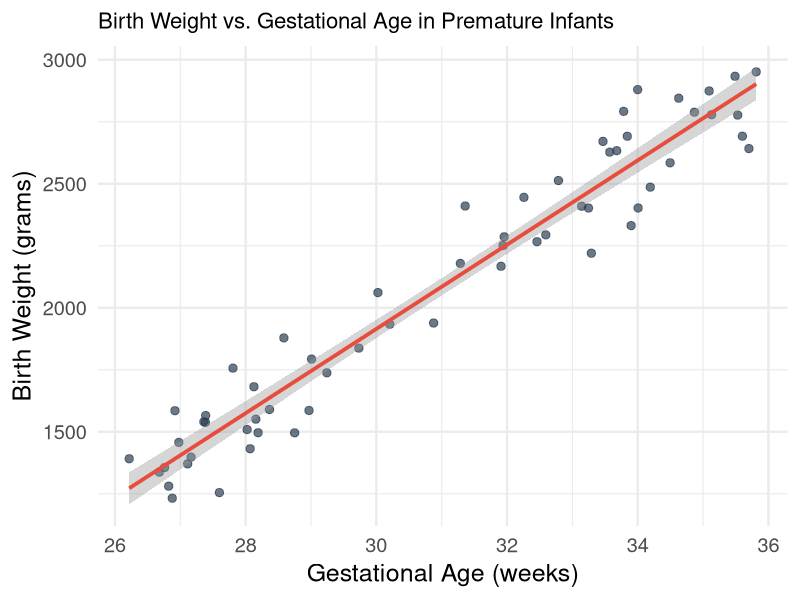
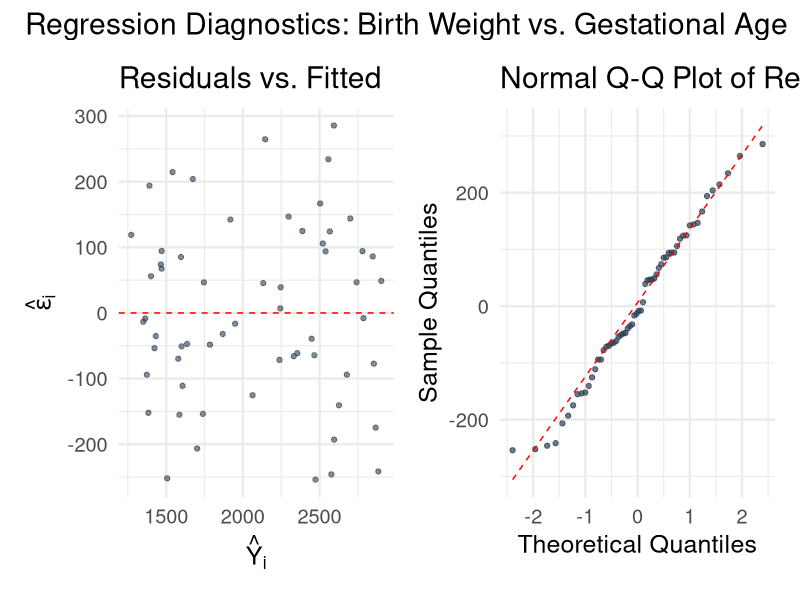
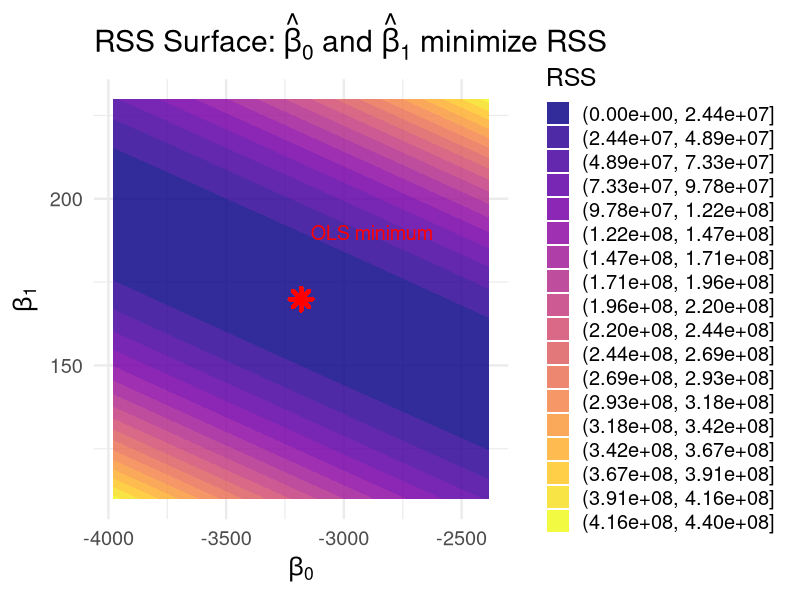
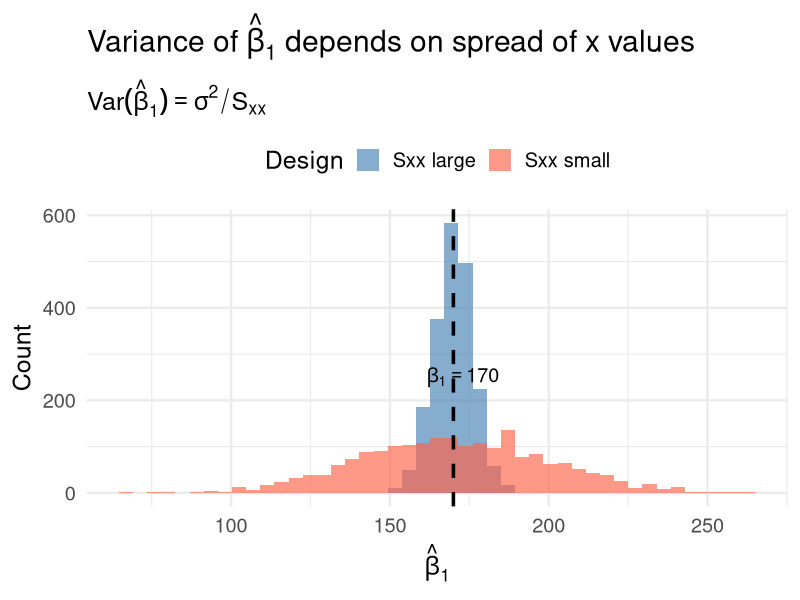
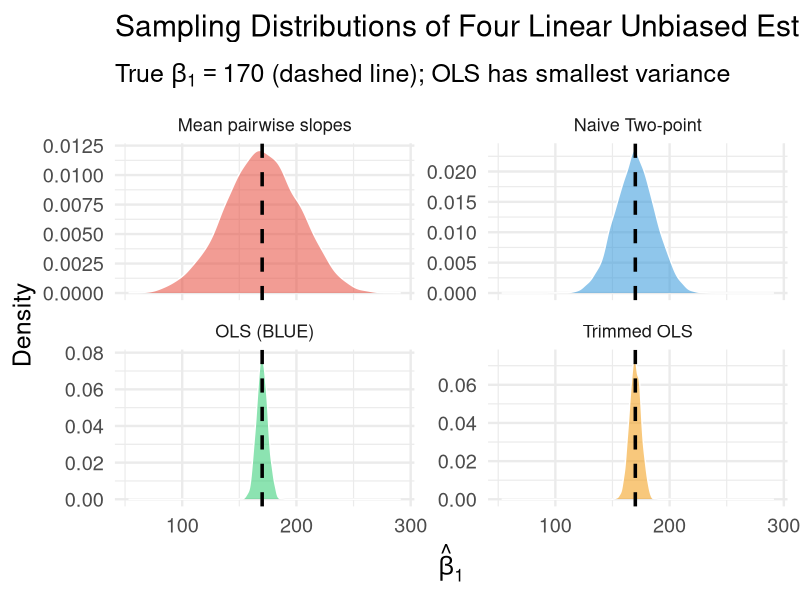
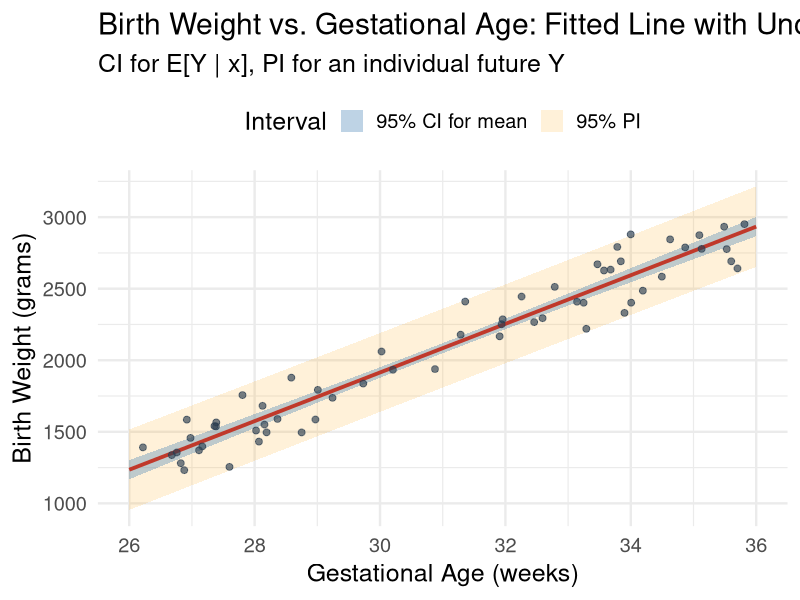
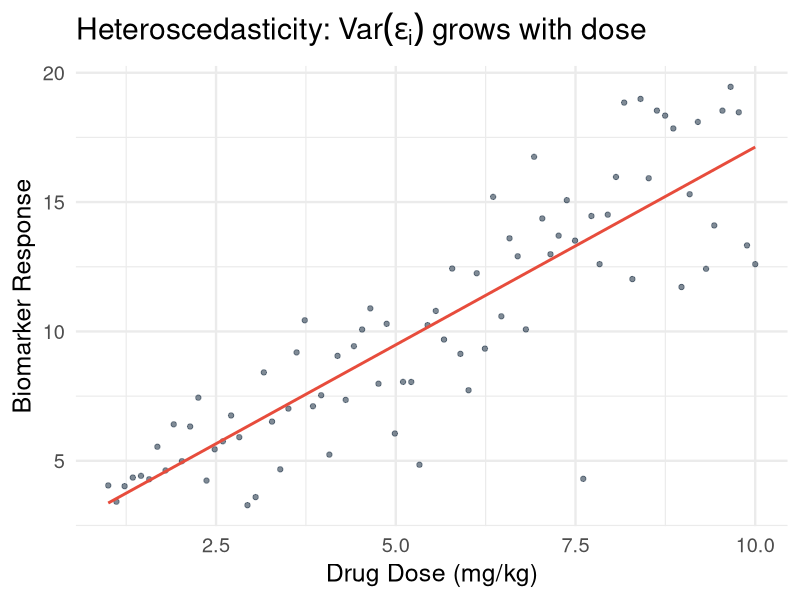
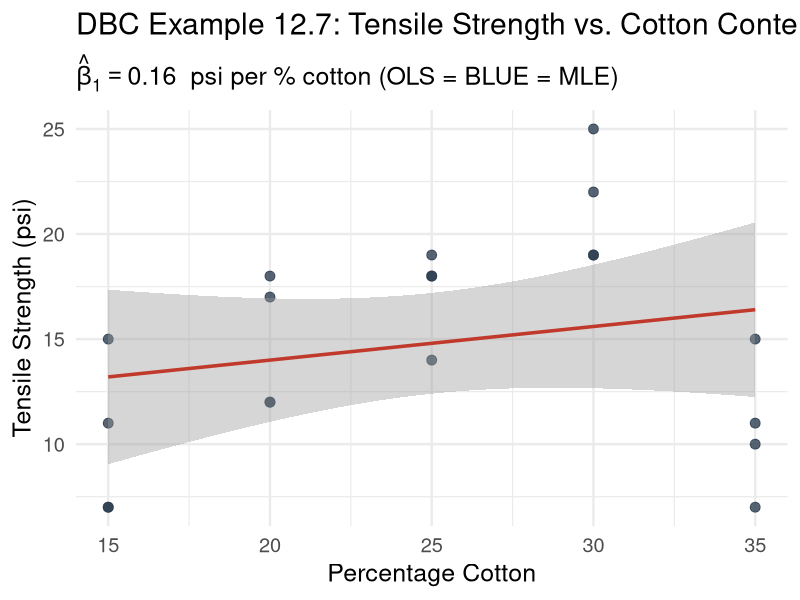

Source code (R) for these figures, in order:
## ---- chunk 1
#| label: setup
#| include: false
library(tidyverse)
library(broom)
library(patchwork)
set.seed(551)
theme_set(theme_minimal(base_size = 18))
## ---- chunk 2
#| code-fold: true
#| fig-height: 4.8
set.seed(551)
n <- 60
gest_age   <- runif(n, min = 26, max = 36)
birth_wt   <- -3200 + 170 * gest_age + rnorm(n, 0, 120)

preterm <- tibble(gestational_age = gest_age, birth_weight = birth_wt)

ggplot(preterm, aes(x = gestational_age, y = birth_weight)) +
  geom_point(color = "#2c3e50", alpha = 0.7, size = 2.5) +
  geom_smooth(method = "lm", se = TRUE, color = "#e74c3c", linewidth = 1.3) +
  labs(
    title = "Birth Weight vs. Gestational Age in Premature Infants",
    x = "Gestational Age (weeks)",
    y = "Birth Weight (grams)"
  ) +
  theme(plot.title = element_text(size = 16))
## ---- chunk 3
#| code-fold: true
#| fig-height: 5.0
fit <- lm(birth_weight ~ gestational_age, data = preterm)
aug <- augment(fit)

p1 <- ggplot(aug, aes(x = .fitted, y = .resid)) +
  geom_point(alpha = 0.6, color = "#2c3e50") +
  geom_hline(yintercept = 0, linetype = "dashed", color = "red") +
  labs(
    title = "Residuals vs. Fitted",
    x = expression(hat(Y)[i]),
    y = expression(hat(epsilon)[i])
  )

p2 <- ggplot(aug, aes(sample = .resid)) +
  stat_qq(color = "#2c3e50", alpha = 0.7) +
  stat_qq_line(color = "red", linetype = "dashed") +
  labs(title = "Normal Q-Q Plot of Residuals",
       x = "Theoretical Quantiles", y = "Sample Quantiles")

p1 + p2 +
  plot_annotation(title = "Regression Diagnostics: Birth Weight vs. Gestational Age")
## ---- chunk 4
# Manual computation of OLS estimators
x <- preterm$gestational_age
Y <- preterm$birth_weight

x_bar <- mean(x)
Y_bar <- mean(Y)

Sxx <- sum((x - x_bar)^2)
Sxy <- sum((x - x_bar) * (Y - Y_bar))

beta1_hat <- Sxy / Sxx
beta0_hat <- Y_bar - beta1_hat * x_bar

cat("Manual OLS:\n")
cat("  beta0_hat =", round(beta0_hat, 2), "\n")
cat("  beta1_hat =", round(beta1_hat, 2), "\n\n")

# Confirm with lm()
fit <- lm(birth_weight ~ gestational_age, data = preterm)
tidy(fit) |> select(term, estimate) |> print()
## ---- chunk 5
#| code-fold: true
#| fig-height: 5
# Create a grid of (beta0, beta1) values and compute RSS at each
b0_seq <- seq(beta0_hat - 800, beta0_hat + 800, length.out = 60)
b1_seq <- seq(beta1_hat - 60,  beta1_hat + 60,  length.out = 60)

rss_grid <- expand_grid(b0 = b0_seq, b1 = b1_seq) |>
  mutate(
    rss = map2_dbl(b0, b1, \(b0, b1) sum((Y - b0 - b1 * x)^2))
  )

ggplot(rss_grid, aes(x = b0, y = b1, z = rss)) +
  geom_contour_filled(bins = 18, alpha = 0.85) +
  geom_point(
    aes(x = beta0_hat, y = beta1_hat),
    inherit.aes = FALSE,
    color = "red", size = 4, shape = 8, stroke = 2
  ) +
  labs(
    title = expression("RSS Surface: " * hat(beta)[0] * " and " * hat(beta)[1] * " minimize RSS"),
    x = expression(beta[0]),
    y = expression(beta[1]),
    fill = "RSS"
  ) +
  scale_fill_viridis_d(option = "plasma") +
  annotate("text", x = beta0_hat + 300, y = beta1_hat + 20,
           label = "OLS minimum", color = "red", size = 5)
## ---- chunk 6
#| code-fold: true
#| fig-height: 5.0
set.seed(42)
n_pts <- 30
sigma2 <- 100^2
beta0_true <- -3200; beta1_true <- 170

# Low spread in x
x_low  <- seq(30, 32, length.out = n_pts)
# High spread in x
x_high <- seq(26, 36, length.out = n_pts)

Sxx_low  <- sum((x_low  - mean(x_low))^2)
Sxx_high <- sum((x_high - mean(x_high))^2)

simulate_slope <- function(x_vals, n_sim = 2000) {
  replicate(n_sim, {
    Y <- beta0_true + beta1_true * x_vals + rnorm(length(x_vals), 0, sqrt(sigma2))
    coef(lm(Y ~ x_vals))[2]
  })
}

slopes_low  <- simulate_slope(x_low)
slopes_high <- simulate_slope(x_high)

tibble(
  slope = c(slopes_low, slopes_high),
  Design = rep(c("Sxx small", "Sxx large"),
               each = 2000)
) |>
  ggplot(aes(x = slope, fill = Design)) +
  geom_histogram(bins = 45, alpha = 0.65, position = "identity") +
  geom_vline(xintercept = beta1_true, color = "black", linetype = "dashed",
             linewidth = 1.2) +
  scale_fill_manual(values = c("Sxx small" = "tomato",
                               "Sxx large" = "steelblue")) +
  labs(
    title = expression("Variance of " * hat(beta)[1] * " depends on spread of x values"),
    subtitle = bquote(Var(hat(beta)[1]) == sigma^2 / S[xx]),
    x = expression(hat(beta)[1]),
    y = "Count",
    fill = "Design"
  ) +
  annotate("text", x = beta1_true + 3, y = 250, label = expression(beta[1] == 170),
           size = 5) +
  theme(legend.position = "top")
## ---- chunk 7
#| echo: false
#| fig-height: 6
library(DiagrammeR)
grViz("
digraph BLUE_MVUE {
  graph [rankdir = TB, bgcolor = transparent, splines = ortho]
  node [shape = box, style = filled, fontsize = 14, width = 3.5]

  All   [label = 'All Unbiased Estimators\\n(includes nonlinear functions of Y)', 
          fillcolor = '#F5B7B1']
  Lin   [label = 'Linear Unbiased Estimators\\n(tildeβ = Σ aᵢYᵢ, E[tildeβ] = β)', 
          fillcolor = '#FAD7A0']
  OLS   [label = 'OLS: Best Linear Unbiased (BLUE)\\nGauss-Markov: smallest Var among linear UEs', 
          fillcolor = '#ABEBC6']
  MVUE  [label = 'MVUE (under normality)\\nOLS = MLE = BLUE = MVUE', 
          fillcolor = '#AED6F1']

  All  -> Lin  [label = 'restrict to\\nlinear estimators']
  Lin  -> OLS  [label = 'Gauss-Markov\\nTheorem']
  OLS  -> MVUE [label = 'Add normality:\\nε ~ N(0,σ²)', style = dashed]
}
")
## ---- chunk 8
# Verify: compare theoretical variance to simulation variance
sigma <- 120
Sxx_val <- Sxx

cat("Theoretical Var(beta1_hat) =", round(sigma^2 / Sxx_val, 4), "\n")
cat("Simulated  Var(beta1_hat) =", round(var(slopes_high), 4), "\n")
## ---- chunk 9
#| code-fold: true
set.seed(551)
n_sim <- 5000
x_fixed <- sort(preterm$gestational_age)
n <- length(x_fixed)
beta0_true <- -3200; beta1_true <- 170; sigma <- 120

simulate_estimators <- function(x_vals, n_sim, beta0, beta1, sigma) {
  replicate(n_sim, {
    Y <- beta0 + beta1 * x_vals + rnorm(length(x_vals), 0, sigma)
    n  <- length(x_vals)
    
    # OLS slope
    ols <- coef(lm(Y ~ x_vals))[2]
    
    # Two-point slope: first and last observation
    two_pt <- (Y[n] - Y[1]) / (x_vals[n] - x_vals[1])
    
    # Trimmed OLS: drop middle third
    keep <- c(1:floor(n/3), ceiling(2*n/3):n)
    trimmed <- coef(lm(Y[keep] ~ x_vals[keep]))[2]
    
    # Mean of all pairwise slopes
    pairs_i <- rep(1:(n-1), times = (n-1):1)
    pairs_j <- unlist(lapply(2:n, \(j) j:n))
    pairwise_slopes <- (Y[pairs_j] - Y[pairs_i]) / (x_vals[pairs_j] - x_vals[pairs_i])
    pairwise_mean <- mean(pairwise_slopes)
    
    c(ols = as.numeric(ols), two_pt = two_pt, trimmed = as.numeric(trimmed), pairwise = pairwise_mean)
  }) |> t() |> as_tibble()
}

sim_results <- simulate_estimators(x_fixed, n_sim, beta0_true, beta1_true, sigma)
## ---- chunk 10
#| code-fold: true
#| fig-height: 5.5

sim_results |>
  pivot_longer(everything(),
               names_to = "Estimator",
               values_to = "slope_hat") |>
  mutate(Estimator = recode(Estimator,
    ols       = "OLS (BLUE)",
    two_pt    = "Naive Two-point",
    trimmed   = "Trimmed OLS",
    pairwise  = "Mean pairwise slopes"
  )) |>
  ggplot(aes(x = slope_hat, fill = Estimator)) +
  geom_density(alpha = 0.55, color = "white") +
  geom_vline(xintercept = beta1_true, linetype = "dashed",
             color = "black", linewidth = 1.2) +
  scale_fill_manual(values = c("#e74c3c", "#3498db", "#2ecc71", "#f39c12")) +
  facet_wrap(~Estimator, ncol = 2, scales = "free_y") +
  labs(
    title = expression("Sampling Distributions of Four Linear Unbiased Estimators of " * beta[1]),
    subtitle = bquote("True " * beta[1] == 170 * " (dashed line); OLS has smallest variance"),
    x = expression(hat(beta)[1]),
    y = "Density"
  ) +
  theme(legend.position = "none", strip.text = element_text(size = 13))
## ---- chunk 11
#| code-fold: true
sim_summary <- sim_results |>
  summarise(across(everything(), list(Mean = mean, Variance = var, SD = sd))) |>
  pivot_longer(everything()) |>
  separate(name, into = c("Estimator", "Statistic"), sep = "_(?=[^_]+$)") |>
  mutate(value = round(value, 4)) |>
  pivot_wider(names_from = Statistic, values_from = value) |>
  mutate(
    Estimator = recode(Estimator,
      ols      = "OLS (BLUE)",
      two_pt   = "Two-point",
      trimmed  = "Trimmed OLS",
      pairwise = "Mean pairwise"
    ),
    `Relative Efficiency` = round(min(Variance) / Variance, 3)
  )

sim_summary |>
  arrange(Variance) |>
  knitr::kable(digits = 4,
               caption = "Comparison of Linear Unbiased Estimators (5,000 simulations)")
## ---- chunk 12
# Standard errors in our example
fit_summary <- summary(fit)
cat("sigma_hat (S) =", round(fit_summary$sigma, 2), "\n")
tidy(fit) |> select(term, estimate, std.error, statistic, p.value) |> 
  mutate(p.value = scales::pvalue_format(0.0001)(p.value), across(where(is.numeric), \(x) round(x, 4)))
## ---- chunk 13
#| code-fold: true
#| fig-height: 5
new_ages <- tibble(gestational_age = seq(26, 36, by = 0.5))
pred_ci   <- predict(fit, newdata = new_ages, interval = "confidence") |> as_tibble()
pred_pi   <- predict(fit, newdata = new_ages, interval = "prediction") |> as_tibble()

plot_data <- bind_cols(new_ages, pred_ci) |>
  rename(conf_lwr = lwr, conf_upr = upr) |>
  mutate(pred_lwr = pred_pi$lwr, pred_upr = pred_pi$upr)

ggplot() +
  geom_ribbon(data = plot_data,
              aes(x = gestational_age, ymin = pred_lwr, ymax = pred_upr, fill = "95% PI"),
              alpha = 0.15) +
  geom_ribbon(data = plot_data,
              aes(x = gestational_age, ymin = conf_lwr, ymax = conf_upr, fill = "95% CI for mean"),
              alpha = 0.35) +
  geom_line(data = plot_data, aes(x = gestational_age, y = fit), color = "#c0392b", linewidth = 1.3) +
  geom_point(data = preterm, aes(x = gestational_age, y = birth_weight),
             color = "#2c3e50", alpha = 0.65, size = 2) +
  scale_fill_manual(values = c("95% CI for mean" = "steelblue", "95% PI" = "orange"),
                    name = "Interval") +
  labs(
    title = "Birth Weight vs. Gestational Age: Fitted Line with Uncertainty Bands",
    subtitle = expression("CI for " * E*"[Y | x], PI for an individual future Y"),
    x = "Gestational Age (weeks)", y = "Birth Weight (grams)"
  ) +
  theme(legend.position = "top")
## ---- chunk 14
#| code-fold: true
#| fig-height: 4.5
set.seed(42)
x_dose <- seq(1, 10, length.out = 80)
y_response <- 2 + 1.5 * x_dose + rnorm(80, 0, sd = 0.4 * x_dose)
hetero_data <- tibble(dose = x_dose, response = y_response)

ggplot(hetero_data, aes(x = dose, y = response)) +
  geom_point(alpha = 0.6, color = "#2c3e50") +
  geom_smooth(method = "lm", se = FALSE, color = "#e74c3c") +
  labs(
    title = expression("Heteroscedasticity: " * Var(epsilon[i]) * " grows with dose"),
    x = "Drug Dose (mg/kg)", y = "Biomarker Response"
  )
## ---- chunk 15
#| code-fold: true
# DBC Table 12.1: cotton content and tensile strength
cotton <- tibble(
  pct_cotton   = c(15, 15, 15, 15, 20, 20, 20, 20, 25, 25,
                   25, 25, 30, 30, 30, 30, 35, 35, 35, 35),
  tensile_str  = c(7, 7, 15, 11, 12, 17, 12, 18, 14, 18,
                   18, 19, 19, 25, 22, 19, 7, 10, 11, 15)
)

# Fit OLS
fit_cotton <- lm(tensile_str ~ pct_cotton, data = cotton)

# Manual OLS components
x_c  <- cotton$pct_cotton
Y_c  <- cotton$tensile_str
Sxx_c <- sum((x_c - mean(x_c))^2)
Sxy_c <- sum((x_c - mean(x_c)) * (Y_c - mean(Y_c)))

cat("Sxx =", Sxx_c, "  Sxy =", Sxy_c, "\n")
cat("beta1_hat =", round(Sxy_c / Sxx_c, 4), "\n")
cat("beta0_hat =", round(mean(Y_c) - (Sxy_c/Sxx_c) * mean(x_c), 4), "\n")
cat("Theoretical Var(beta1_hat) / sigma^2 =", round(1 / Sxx_c, 6), "\n\n")
tidy(fit_cotton) |> select(term, estimate, std.error, statistic, p.value) |>
  mutate(across(where(is.numeric), \(x) round(x, 4)))
## ---- chunk 16
#| code-fold: true
#| fig-height: 5
ggplot(cotton, aes(x = pct_cotton, y = tensile_str)) +
  geom_point(size = 3, color = "#2c3e50", alpha = 0.8) +
  geom_smooth(method = "lm", se = TRUE, color = "#c0392b", linewidth = 1.2) +
  labs(
    title = "DBC Example 12.7: Tensile Strength vs. Cotton Content",
    subtitle = bquote(hat(beta)[1] == .(round(Sxy_c / Sxx_c, 3)) ~
                        " psi per % cotton (OLS = BLUE = MLE)"),
    x = "Percentage Cotton",
    y = "Tensile Strength (psi)"
  )
## ---- chunk 17
#| echo: false
#| fig-height: 9
grViz("
digraph course_connections {
  graph [rankdir = LR, bgcolor = transparent, splines = curved, nodesep = 0.8, ranksep = 2.2]
  node [shape = box, style = filled, fontsize = 42, width = 6.4, height = 2.0]

  MVUE  [label = 'MVUE Theory\\n(Lessons 3, 6)', fillcolor = '#AED6F1']
  CRLB  [label = 'CRLB / Fisher Info\\n(Lessons 3, 6)', fillcolor = '#F5B7B1']
  MLE   [label = 'MLE\\n(Lesson 4)', fillcolor = '#FAD7A0']
  Suff  [label = 'Sufficient Stats\\n(Lesson 5)', fillcolor = '#D7BDE2']
  GM    [label = 'Gauss-Markov:\\nOLS is BLUE', fillcolor = '#ABEBC6']
  Reg   [label = 'Applied Regression', fillcolor = '#D5D8DC']

  MVUE -> GM  [label = 'BLUE = MVUE for\\nlinear models', fontsize = 24]
  CRLB -> GM  [label = 'OLS achieves CRLB\\nunder normality', fontsize = 24]
  MLE  -> GM  [label = 'OLS = MLE\\nunder normality', fontsize = 24]
  Suff -> GM  [label = '(β̂₀, β̂₁, S²) sufficient\\nunder normality', fontsize = 24]
  GM   -> Reg [label = 't-tests, F-tests,\\nprediction intervals', fontsize = 24]
}
")
